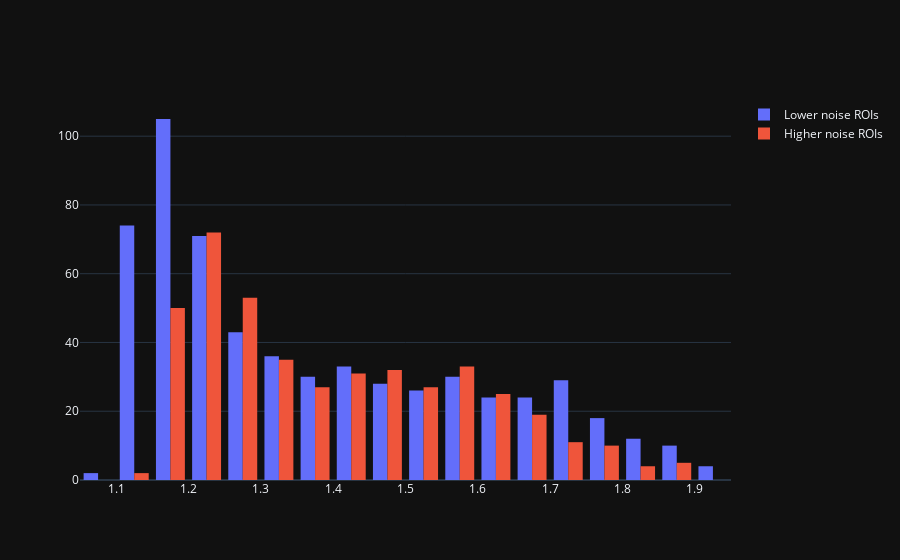

Notebook code cell kept with this figure:
### Code cell
#Plot a histogram of the peak heights
fig = go.Figure()
# fig.add_trace(go.Histogram(x=experiment_df['peak_absolute_amplitude'], nbinsx=25, name='Lower noise ROIs'))
fig.add_trace(go.Histogram(x=below_mean_subset['peak_absolute_amplitude'], nbinsx=25, name='Lower noise ROIs'))
fig.add_trace(go.Histogram(x=above_mean_subset['peak_absolute_amplitude'], nbinsx=25, name='Higher noise ROIs'))
# fig.update_layout(title='Peak Heights Histogram', xaxis_title='Peak Height [dF/F]', yaxis_title='Count')
#Make the plot dark
fig.update_layout(template='plotly_dark')
# fig.write_html(os.path.join(data_output_dir, 'peak_heights_histogram.html'))
fig.write_image(os.path.join('peak_heights_histogram.pdf'), format='pdf')
fig.show()

### Figure 1 — Plotly figure (JSON) as saved in the notebook; plotly's stock layout.template omitted (floating-point values rounded to 4 significant figures; data arrays with more than 128 entries replaced by an {"elided": "..."} marker saying what was removed)
{"data": [{"name": "Lower noise ROIs", "nbinsx": 25, "type": "histogram", "x": {"elided": "599 float values"}}, {"name": "Higher noise ROIs", "nbinsx": 25, "type": "histogram", "x": {"elided": "436 float values"}}], "layout": {}}
